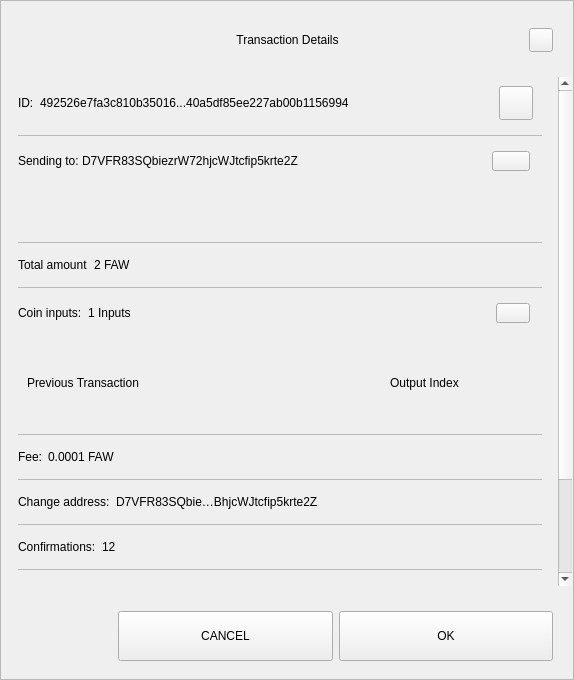
<?xml version="1.0" encoding="UTF-8"?>
<ui version="4.0">
 <class>TxDetailDialog</class>
 <widget class="QWidget" name="TxDetailDialog">
  <property name="geometry">
   <rect>
    <x>0</x>
    <y>0</y>
    <width>574</width>
    <height>680</height>
   </rect>
  </property>
  <property name="minimumSize">
   <size>
    <width>574</width>
    <height>500</height>
   </size>
  </property>
  <property name="windowTitle">
   <string>Form</string>
  </property>
  <property name="styleSheet">
   <string notr="true"/>
  </property>
  <layout class="QVBoxLayout" name="verticalLayout_3">
   <property name="spacing">
    <number>0</number>
   </property>
   <property name="leftMargin">
    <number>0</number>
   </property>
   <property name="topMargin">
    <number>0</number>
   </property>
   <property name="rightMargin">
    <number>0</number>
   </property>
   <property name="bottomMargin">
    <number>0</number>
   </property>
   <item>
    <widget class="QFrame" name="frame">
     <property name="styleSheet">
      <string notr="true"/>
     </property>
     <property name="frameShape">
      <enum>QFrame::StyledPanel</enum>
     </property>
     <property name="frameShadow">
      <enum>QFrame::Raised</enum>
     </property>
     <layout class="QVBoxLayout" name="verticalLayout">
      <property name="leftMargin">
       <number>0</number>
      </property>
      <property name="rightMargin">
       <number>0</number>
      </property>
      <item>
       <layout class="QHBoxLayout" name="horizontalLayout_3">
        <property name="spacing">
         <number>0</number>
        </property>
        <property name="leftMargin">
         <number>20</number>
        </property>
        <property name="topMargin">
         <number>10</number>
        </property>
        <property name="rightMargin">
         <number>20</number>
        </property>
        <item>
         <spacer name="horizontalSpacer_1">
          <property name="orientation">
           <enum>Qt::Horizontal</enum>
          </property>
          <property name="sizeHint" stdset="0">
           <size>
            <width>40</width>
            <height>20</height>
           </size>
          </property>
         </spacer>
        </item>
        <item>
         <widget class="QLabel" name="labelTitle">
          <property name="minimumSize">
           <size>
            <width>0</width>
            <height>40</height>
           </size>
          </property>
          <property name="maximumSize">
           <size>
            <width>16777215</width>
            <height>40</height>
           </size>
          </property>
          <property name="styleSheet">
           <string notr="true">padding-left:24px;</string>
          </property>
          <property name="text">
           <string>Transaction Details</string>
          </property>
          <property name="alignment">
           <set>Qt::AlignCenter</set>
          </property>
          <property name="margin">
           <number>7</number>
          </property>
         </widget>
        </item>
        <item>
         <spacer name="horizontalSpacer_2">
          <property name="orientation">
           <enum>Qt::Horizontal</enum>
          </property>
          <property name="sizeHint" stdset="0">
           <size>
            <width>40</width>
            <height>20</height>
           </size>
          </property>
         </spacer>
        </item>
        <item>
         <widget class="QPushButton" name="btnEsc">
          <property name="minimumSize">
           <size>
            <width>24</width>
            <height>24</height>
           </size>
          </property>
          <property name="maximumSize">
           <size>
            <width>24</width>
            <height>24</height>
           </size>
          </property>
          <property name="text">
           <string/>
          </property>
         </widget>
        </item>
       </layout>
      </item>
      <item>
       <spacer name="verticalSpacer">
        <property name="orientation">
         <enum>Qt::Vertical</enum>
        </property>
        <property name="sizeType">
         <enum>QSizePolicy::Fixed</enum>
        </property>
        <property name="sizeHint" stdset="0">
         <size>
          <width>20</width>
          <height>10</height>
         </size>
        </property>
       </spacer>
      </item>
      <item>
       <widget class="QWidget" name="layoutScroll" native="true">
        <property name="minimumSize">
         <size>
          <width>0</width>
          <height>0</height>
         </size>
        </property>
        <layout class="QVBoxLayout" name="verticalLayout_4">
         <property name="leftMargin">
          <number>0</number>
         </property>
         <property name="topMargin">
          <number>0</number>
         </property>
         <property name="rightMargin">
          <number>0</number>
         </property>
         <item>
          <widget class="QScrollArea" name="scrollArea">
           <property name="styleSheet">
            <string notr="true">#scrollArea {
background:transparent;
}</string>
           </property>
           <property name="horizontalScrollBarPolicy">
            <enum>Qt::ScrollBarAlwaysOff</enum>
           </property>
           <property name="sizeAdjustPolicy">
            <enum>QAbstractScrollArea::AdjustIgnored</enum>
           </property>
           <property name="widgetResizable">
            <bool>true</bool>
           </property>
           <property name="alignment">
            <set>Qt::AlignLeading|Qt::AlignLeft|Qt::AlignTop</set>
           </property>
           <widget class="QWidget" name="scrollAreaWidgetContents">
            <property name="geometry">
             <rect>
              <x>0</x>
              <y>0</y>
              <width>556</width>
              <height>650</height>
             </rect>
            </property>
            <property name="autoFillBackground">
             <bool>false</bool>
            </property>
            <property name="styleSheet">
             <string notr="true">#scrollAreaWidgetContents {
background:transparent;
}</string>
            </property>
            <layout class="QVBoxLayout" name="verticalLayout_7">
             <property name="spacing">
              <number>0</number>
             </property>
             <property name="sizeConstraint">
              <enum>QLayout::SetDefaultConstraint</enum>
             </property>
             <property name="leftMargin">
              <number>0</number>
             </property>
             <property name="topMargin">
              <number>0</number>
             </property>
             <property name="rightMargin">
              <number>0</number>
             </property>
             <property name="bottomMargin">
              <number>0</number>
             </property>
             <item>
              <widget class="QWidget" name="content" native="true">
               <layout class="QVBoxLayout" name="verticalLayout_2">
                <property name="leftMargin">
                 <number>16</number>
                </property>
                <property name="topMargin">
                 <number>0</number>
                </property>
                <property name="rightMargin">
                 <number>16</number>
                </property>
                <item>
                 <widget class="QWidget" name="contentID" native="true">
                  <layout class="QHBoxLayout" name="horizontalLayout_12" stretch="0,1,0">
                   <property name="leftMargin">
                    <number>0</number>
                   </property>
                   <item>
                    <widget class="QLabel" name="labelId">
                     <property name="maximumSize">
                      <size>
                       <width>16777215</width>
                       <height>16777215</height>
                      </size>
                     </property>
                     <property name="text">
                      <string>ID:</string>
                     </property>
                    </widget>
                   </item>
                   <item>
                    <widget class="QLabel" name="textId">
                     <property name="text">
                      <string>492526e7fa3c810b35016...40a5df85ee227ab00b1156994</string>
                     </property>
                    </widget>
                   </item>
                   <item>
                    <widget class="QPushButton" name="pushCopy">
                     <property name="minimumSize">
                      <size>
                       <width>34</width>
                       <height>34</height>
                      </size>
                     </property>
                     <property name="maximumSize">
                      <size>
                       <width>34</width>
                       <height>34</height>
                      </size>
                     </property>
                     <property name="text">
                      <string/>
                     </property>
                     <property name="iconSize">
                      <size>
                       <width>24</width>
                       <height>24</height>
                      </size>
                     </property>
                    </widget>
                   </item>
                  </layout>
                 </widget>
                </item>
                <item>
                 <widget class="QLabel" name="labelDivider9">
                  <property name="maximumSize">
                   <size>
                    <width>16777215</width>
                    <height>1</height>
                   </size>
                  </property>
                  <property name="styleSheet">
                   <string notr="true">background-color:#bababa;</string>
                  </property>
                  <property name="text">
                   <string/>
                  </property>
                 </widget>
                </item>
                <item>
                 <widget class="QWidget" name="contentOutputs" native="true">
                  <layout class="QHBoxLayout" name="horizontalLayout_11" stretch="0,3,0">
                   <property name="spacing">
                    <number>0</number>
                   </property>
                   <property name="leftMargin">
                    <number>0</number>
                   </property>
                   <property name="rightMargin">
                    <number>12</number>
                   </property>
                   <item>
                    <widget class="QLabel" name="labelSend">
                     <property name="maximumSize">
                      <size>
                       <width>16777215</width>
                       <height>16777215</height>
                      </size>
                     </property>
                     <property name="text">
                      <string>Sending to: </string>
                     </property>
                    </widget>
                   </item>
                   <item>
                    <widget class="QLabel" name="textSend">
                     <property name="text">
                      <string>D7VFR83SQbiezrW72hjcWJtcfip5krte2Z </string>
                     </property>
                    </widget>
                   </item>
                   <item>
                    <widget class="QPushButton" name="pushOutputs">
                     <property name="minimumSize">
                      <size>
                       <width>34</width>
                       <height>20</height>
                      </size>
                     </property>
                     <property name="maximumSize">
                      <size>
                       <width>38</width>
                       <height>20</height>
                      </size>
                     </property>
                     <property name="styleSheet">
                      <string notr="true"/>
                     </property>
                     <property name="text">
                      <string/>
                     </property>
                    </widget>
                   </item>
                  </layout>
                 </widget>
                </item>
                <item>
                 <widget class="QScrollArea" name="outputsScrollArea">
                  <property name="minimumSize">
                   <size>
                    <width>0</width>
                    <height>50</height>
                   </size>
                  </property>
                  <property name="styleSheet">
                   <string notr="true">#outputsScrollArea {
background:transparent;
}</string>
                  </property>
                  <property name="widgetResizable">
                   <bool>true</bool>
                  </property>
                  <widget class="QWidget" name="container_outputs_base">
                   <property name="geometry">
                    <rect>
                     <x>0</x>
                     <y>0</y>
                     <width>522</width>
                     <height>48</height>
                    </rect>
                   </property>
                   <property name="styleSheet">
                    <string notr="true">#container_outputs_base {
background:transparent;
}</string>
                   </property>
                  </widget>
                 </widget>
                </item>
                <item>
                 <widget class="QLabel" name="labelDivider8">
                  <property name="maximumSize">
                   <size>
                    <width>16777215</width>
                    <height>1</height>
                   </size>
                  </property>
                  <property name="styleSheet">
                   <string notr="true">background-color:#bababa;</string>
                  </property>
                  <property name="text">
                   <string/>
                  </property>
                 </widget>
                </item>
                <item>
                 <widget class="QWidget" name="contentAmount" native="true">
                  <layout class="QHBoxLayout" name="horizontalLayout_4" stretch="0,1">
                   <property name="leftMargin">
                    <number>0</number>
                   </property>
                   <item>
                    <widget class="QLabel" name="labelAmount">
                     <property name="maximumSize">
                      <size>
                       <width>16777215</width>
                       <height>16777215</height>
                      </size>
                     </property>
                     <property name="text">
                      <string>Total amount</string>
                     </property>
                    </widget>
                   </item>
                   <item>
                    <widget class="QLabel" name="textAmount">
                     <property name="text">
                      <string>2 FAW</string>
                     </property>
                    </widget>
                   </item>
                  </layout>
                 </widget>
                </item>
                <item>
                 <widget class="QLabel" name="labelDivider6">
                  <property name="maximumSize">
                   <size>
                    <width>16777215</width>
                    <height>1</height>
                   </size>
                  </property>
                  <property name="styleSheet">
                   <string notr="true">background-color:#bababa;</string>
                  </property>
                  <property name="text">
                   <string/>
                  </property>
                 </widget>
                </item>
                <item>
                 <widget class="QWidget" name="contentInputs" native="true">
                  <layout class="QHBoxLayout" name="horizontalLayout" stretch="0,2,0">
                   <property name="leftMargin">
                    <number>0</number>
                   </property>
                   <property name="rightMargin">
                    <number>12</number>
                   </property>
                   <item>
                    <widget class="QLabel" name="labelInputs">
                     <property name="sizePolicy">
                      <sizepolicy hsizetype="Minimum" vsizetype="Preferred">
                       <horstretch>0</horstretch>
                       <verstretch>0</verstretch>
                      </sizepolicy>
                     </property>
                     <property name="maximumSize">
                      <size>
                       <width>16777215</width>
                       <height>16777215</height>
                      </size>
                     </property>
                     <property name="text">
                      <string>Coin inputs:</string>
                     </property>
                    </widget>
                   </item>
                   <item>
                    <widget class="QLabel" name="textInputs">
                     <property name="text">
                      <string>1 Inputs</string>
                     </property>
                    </widget>
                   </item>
                   <item>
                    <widget class="QPushButton" name="pushInputs">
                     <property name="maximumSize">
                      <size>
                       <width>34</width>
                       <height>20</height>
                      </size>
                     </property>
                     <property name="styleSheet">
                      <string notr="true"/>
                     </property>
                     <property name="text">
                      <string/>
                     </property>
                    </widget>
                   </item>
                  </layout>
                 </widget>
                </item>
                <item>
                 <widget class="QFrame" name="gridInputs">
                  <property name="sizePolicy">
                   <sizepolicy hsizetype="Preferred" vsizetype="MinimumExpanding">
                    <horstretch>0</horstretch>
                    <verstretch>0</verstretch>
                   </sizepolicy>
                  </property>
                  <property name="minimumSize">
                   <size>
                    <width>0</width>
                    <height>90</height>
                   </size>
                  </property>
                  <layout class="QGridLayout" name="gridLayoutInput" columnstretch="5,2" rowminimumheight="0">
                   <property name="sizeConstraint">
                    <enum>QLayout::SetMaximumSize</enum>
                   </property>
                   <property name="verticalSpacing">
                    <number>0</number>
                   </property>
                   <item row="0" column="0" alignment="Qt::AlignLeft">
                    <widget class="QLabel" name="labelTitlePrevTx">
                     <property name="text">
                      <string>Previous Transaction</string>
                     </property>
                    </widget>
                   </item>
                   <item row="0" column="1" alignment="Qt::AlignLeft">
                    <widget class="QLabel" name="labelOutputIndex">
                     <property name="text">
                      <string>Output Index</string>
                     </property>
                     <property name="alignment">
                      <set>Qt::AlignCenter</set>
                     </property>
                    </widget>
                   </item>
                  </layout>
                 </widget>
                </item>
                <item>
                 <widget class="QLabel" name="labelDivider1">
                  <property name="maximumSize">
                   <size>
                    <width>16777215</width>
                    <height>1</height>
                   </size>
                  </property>
                  <property name="styleSheet">
                   <string notr="true">background-color:#bababa;</string>
                  </property>
                  <property name="text">
                   <string/>
                  </property>
                 </widget>
                </item>
                <item>
                 <widget class="QWidget" name="contentFee" native="true">
                  <layout class="QHBoxLayout" name="horizontalLayout_7" stretch="0,1">
                   <property name="leftMargin">
                    <number>0</number>
                   </property>
                   <item>
                    <widget class="QLabel" name="labelFee">
                     <property name="maximumSize">
                      <size>
                       <width>16777215</width>
                       <height>16777215</height>
                      </size>
                     </property>
                     <property name="text">
                      <string>Fee:</string>
                     </property>
                    </widget>
                   </item>
                   <item>
                    <widget class="QLabel" name="textFee">
                     <property name="text">
                      <string>0.0001 FAW</string>
                     </property>
                    </widget>
                   </item>
                  </layout>
                 </widget>
                </item>
                <item>
                 <widget class="QLabel" name="labelDivider2">
                  <property name="maximumSize">
                   <size>
                    <width>16777215</width>
                    <height>1</height>
                   </size>
                  </property>
                  <property name="styleSheet">
                   <string notr="true">background-color:#bababa;</string>
                  </property>
                  <property name="text">
                   <string/>
                  </property>
                 </widget>
                </item>
                <item>
                 <widget class="QWidget" name="contentChangeAddress" native="true">
                  <layout class="QHBoxLayout" name="horizontalLayout_6" stretch="0,1">
                   <property name="leftMargin">
                    <number>0</number>
                   </property>
                   <item>
                    <widget class="QLabel" name="labelChange">
                     <property name="maximumSize">
                      <size>
                       <width>16777215</width>
                       <height>16777215</height>
                      </size>
                     </property>
                     <property name="text">
                      <string>Change address:</string>
                     </property>
                    </widget>
                   </item>
                   <item>
                    <widget class="QLabel" name="textChange">
                     <property name="text">
                      <string>D7VFR83SQbie…BhjcWJtcfip5krte2Z </string>
                     </property>
                    </widget>
                   </item>
                  </layout>
                 </widget>
                </item>
                <item>
                 <widget class="QLabel" name="labelDivider4">
                  <property name="maximumSize">
                   <size>
                    <width>16777215</width>
                    <height>1</height>
                   </size>
                  </property>
                  <property name="styleSheet">
                   <string notr="true">background-color:#bababa;</string>
                  </property>
                  <property name="text">
                   <string/>
                  </property>
                 </widget>
                </item>
                <item>
                 <widget class="QWidget" name="contentConfirmations" native="true">
                  <layout class="QHBoxLayout" name="horizontalLayout_8" stretch="0,1">
                   <property name="leftMargin">
                    <number>0</number>
                   </property>
                   <item>
                    <widget class="QLabel" name="labelConfirmations">
                     <property name="maximumSize">
                      <size>
                       <width>16777215</width>
                       <height>16777215</height>
                      </size>
                     </property>
                     <property name="text">
                      <string>Confirmations:</string>
                     </property>
                    </widget>
                   </item>
                   <item>
                    <widget class="QLabel" name="textConfirmations">
                     <property name="text">
                      <string>12</string>
                     </property>
                    </widget>
                   </item>
                  </layout>
                 </widget>
                </item>
                <item>
                 <widget class="QLabel" name="labelDivider7">
                  <property name="maximumSize">
                   <size>
                    <width>16777215</width>
                    <height>1</height>
                   </size>
                  </property>
                  <property name="styleSheet">
                   <string notr="true">background-color:#bababa;</string>
                  </property>
                  <property name="text">
                   <string/>
                  </property>
                 </widget>
                </item>
                <item>
                 <widget class="QWidget" name="contentSize" native="true">
                  <layout class="QHBoxLayout" name="horizontalLayout_9" stretch="0,1">
                   <property name="leftMargin">
                    <number>0</number>
                   </property>
                   <item>
                    <widget class="QLabel" name="labelSize">
                     <property name="maximumSize">
                      <size>
                       <width>16777215</width>
                       <height>16777215</height>
                      </size>
                     </property>
                     <property name="text">
                      <string>Size:</string>
                     </property>
                    </widget>
                   </item>
                   <item>
                    <widget class="QLabel" name="textSize">
                     <property name="text">
                      <string>2 kB</string>
                     </property>
                    </widget>
                   </item>
                  </layout>
                 </widget>
                </item>
                <item>
                 <widget class="QLabel" name="labelDivider3">
                  <property name="maximumSize">
                   <size>
                    <width>16777215</width>
                    <height>1</height>
                   </size>
                  </property>
                  <property name="styleSheet">
                   <string notr="true">background-color:#bababa;</string>
                  </property>
                  <property name="text">
                   <string/>
                  </property>
                 </widget>
                </item>
                <item>
                 <widget class="QWidget" name="contentDate" native="true">
                  <layout class="QHBoxLayout" name="horizontalLayout_5" stretch="0,1">
                   <property name="leftMargin">
                    <number>0</number>
                   </property>
                   <item>
                    <widget class="QLabel" name="labelDate">
                     <property name="maximumSize">
                      <size>
                       <width>16777215</width>
                       <height>16777215</height>
                      </size>
                     </property>
                     <property name="text">
                      <string>Date:</string>
                     </property>
                    </widget>
                   </item>
                   <item>
                    <widget class="QLabel" name="textDate">
                     <property name="text">
                      <string>May 25, 2017</string>
                     </property>
                    </widget>
                   </item>
                  </layout>
                 </widget>
                </item>
                <item>
                 <widget class="QLabel" name="labelDivider5">
                  <property name="maximumSize">
                   <size>
                    <width>16777215</width>
                    <height>1</height>
                   </size>
                  </property>
                  <property name="styleSheet">
                   <string notr="true">background-color:#bababa;</string>
                  </property>
                  <property name="text">
                   <string/>
                  </property>
                 </widget>
                </item>
                <item>
                 <widget class="QWidget" name="contentStatus" native="true">
                  <layout class="QHBoxLayout" name="horizontalLayout_10" stretch="0,1">
                   <property name="leftMargin">
                    <number>0</number>
                   </property>
                   <item>
                    <widget class="QLabel" name="labelStatus">
                     <property name="maximumSize">
                      <size>
                       <width>16777215</width>
                       <height>16777215</height>
                      </size>
                     </property>
                     <property name="text">
                      <string>Status:</string>
                     </property>
                    </widget>
                   </item>
                   <item>
                    <widget class="QLabel" name="textStatus">
                     <property name="text">
                      <string>Spendable</string>
                     </property>
                    </widget>
                   </item>
                  </layout>
                 </widget>
                </item>
                <item>
                 <spacer name="verticalSpacer_2">
                  <property name="orientation">
                   <enum>Qt::Vertical</enum>
                  </property>
                  <property name="sizeType">
                   <enum>QSizePolicy::Expanding</enum>
                  </property>
                  <property name="sizeHint" stdset="0">
                   <size>
                    <width>20</width>
                    <height>10</height>
                   </size>
                  </property>
                 </spacer>
                </item>
               </layout>
              </widget>
             </item>
            </layout>
           </widget>
          </widget>
         </item>
        </layout>
       </widget>
      </item>
      <item>
       <widget class="QWidget" name="containerButtons" native="true">
        <layout class="QHBoxLayout" name="horizontalLayout1" stretch="1,2,2">
         <property name="leftMargin">
          <number>10</number>
         </property>
         <property name="rightMargin">
          <number>20</number>
         </property>
         <item>
          <spacer name="horizontalSpacer_3">
           <property name="orientation">
            <enum>Qt::Horizontal</enum>
           </property>
           <property name="sizeHint" stdset="0">
            <size>
             <width>40</width>
             <height>20</height>
            </size>
           </property>
          </spacer>
         </item>
         <item>
          <widget class="QPushButton" name="btnCancel">
           <property name="minimumSize">
            <size>
             <width>200</width>
             <height>50</height>
            </size>
           </property>
           <property name="text">
            <string>CANCEL</string>
           </property>
          </widget>
         </item>
         <item>
          <widget class="QPushButton" name="btnSave">
           <property name="minimumSize">
            <size>
             <width>200</width>
             <height>50</height>
            </size>
           </property>
           <property name="text">
            <string>OK</string>
           </property>
          </widget>
         </item>
        </layout>
       </widget>
      </item>
     </layout>
    </widget>
   </item>
  </layout>
 </widget>
 <resources/>
 <connections/>
</ui>
